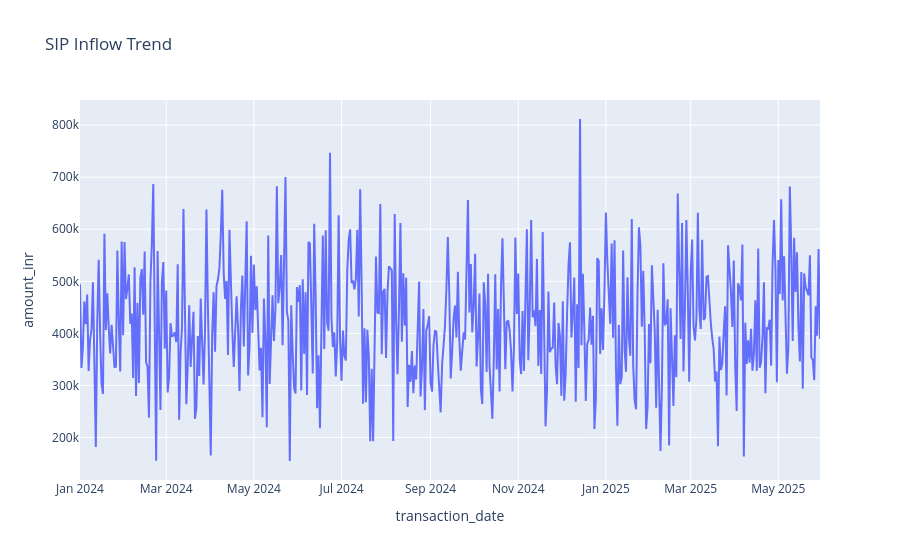

The code cell stored with this chart in its notebook:
### Code cell
sip = transactions[transactions['transaction_type'] == 'SIP']

sip_trend = sip.groupby('transaction_date')['amount_inr'].sum().reset_index()

fig = px.line(sip_trend, x='transaction_date', y='amount_inr',
              title="SIP Inflow Trend")
fig.show()

### Figure 1 — Plotly figure (JSON) as saved in the notebook; plotly's stock layout.template omitted (floating-point values rounded to 4 significant figures; data arrays with more than 128 entries replaced by an {"elided": "..."} marker saying what was removed)
{"data": [{"hovertemplate": "transaction_date=%{x}<br>amount_inr=%{y}<extra></extra>", "legendgroup": "", "line": {"color": "#636efa", "dash": "solid"}, "marker": {"symbol": "circle"}, "mode": "lines", "name": "", "orientation": "v", "showlegend": false, "type": "scatter", "x": {"elided": "516 str values"}, "xaxis": "x", "y": {"elided": "516 int values"}, "yaxis": "y"}], "layout": {"legend": {"tracegroupgap": 0}, "title": {"text": "SIP Inflow Trend"}, "xaxis": {"anchor": "y", "domain": [0, 1], "title": {"text": "transaction_date"}}, "yaxis": {"anchor": "x", "domain": [0, 1], "title": {"text": "amount_inr"}}}}
